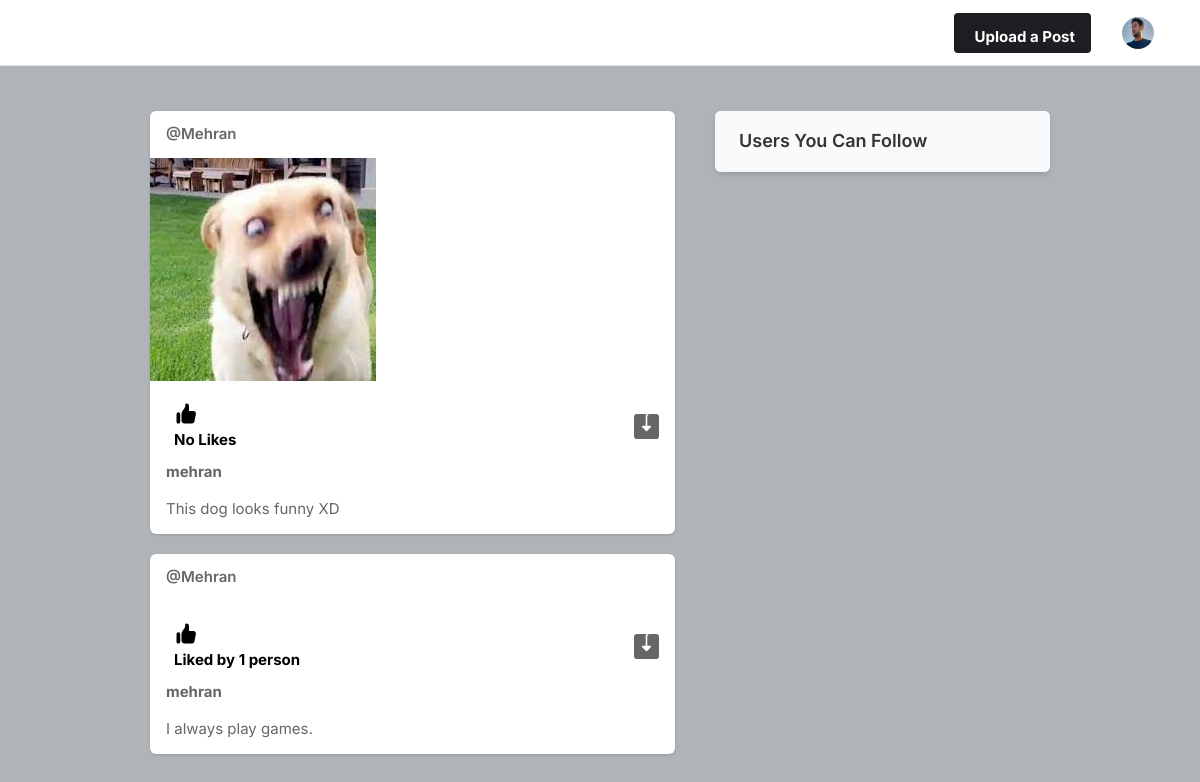
The page / (signed in) on the database as committed earlier.
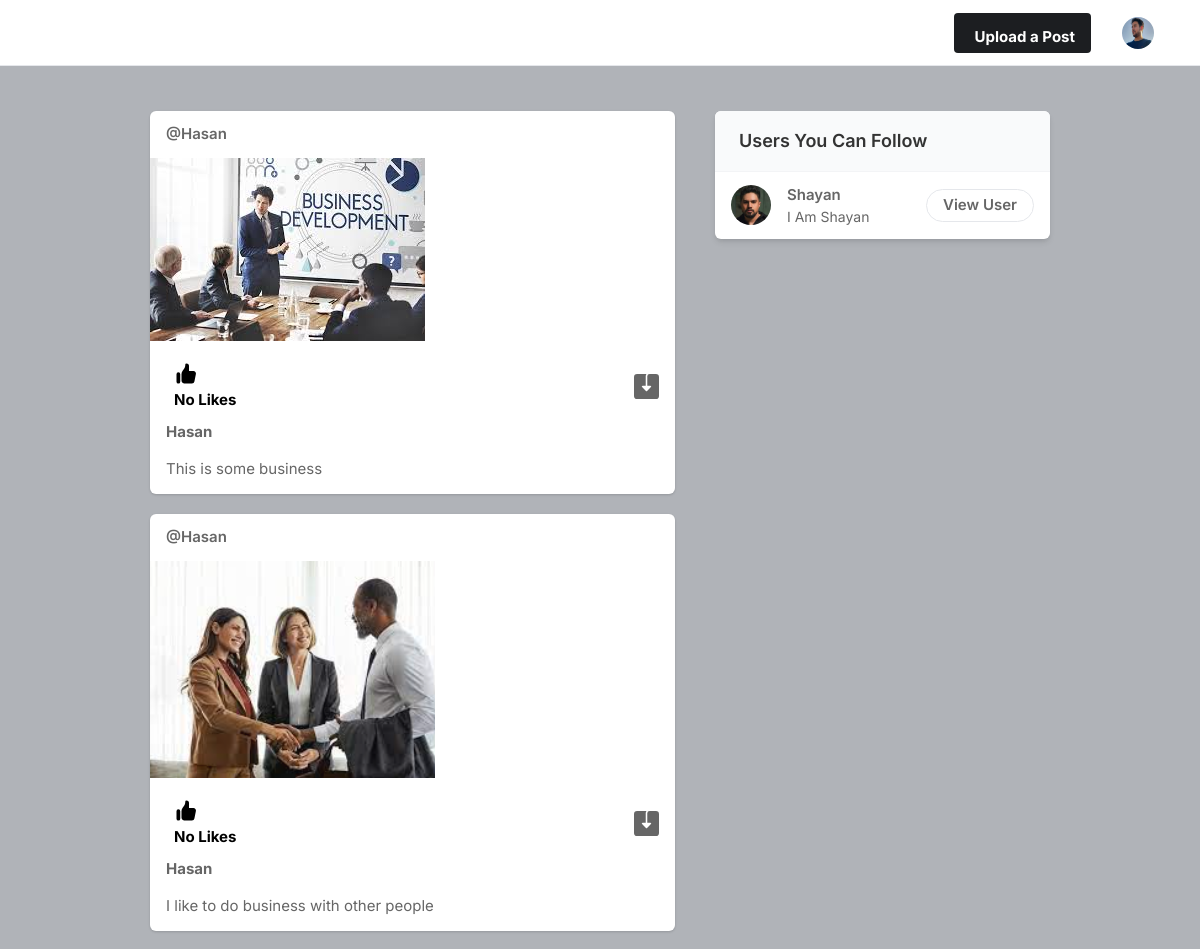
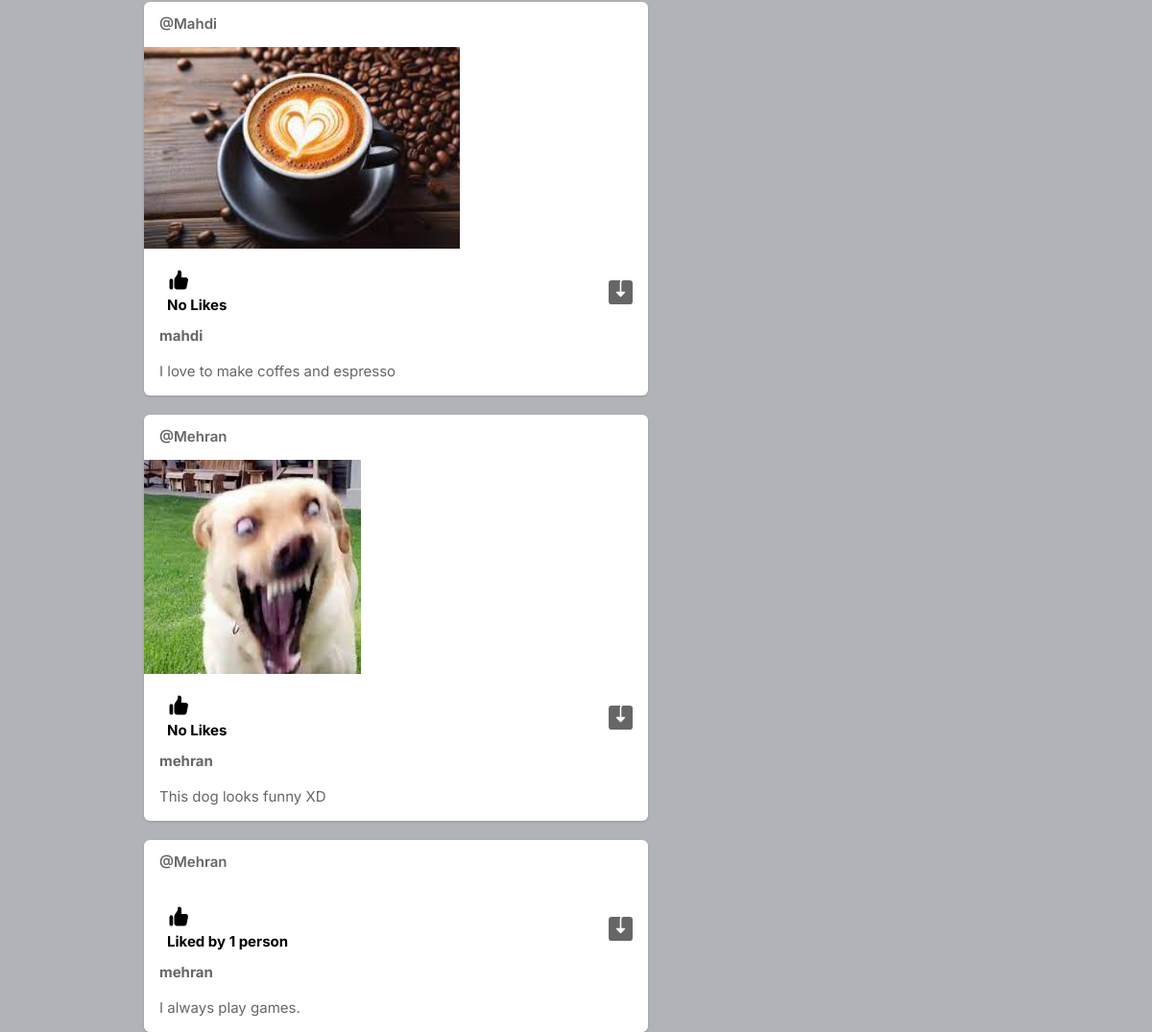
The same page on the database as committed later (2 pictures, top to bottom).
### main/models.py (models this page shows, shortened)
class Profile(models.Model):
    user = models.ForeignKey(User, on_delete=models.CASCADE)
    id_user = models.IntegerField()
    first_name = models.CharField(max_length=100 , default='first_name')
    last_name = models.CharField(max_length=100, default='last_name')
    bio = models.TextField(blank=True)
    profileimg = models.ImageField(upload_to='profile_images' , default='default_pic.png')
    location = models.CharField(max_length= 100, blank= True)

### posts/models.py (models this page shows, shortened)
class Post(models.Model):
    id = models.UUIDField(primary_key=True , default=uuid.uuid4)
    user = models.CharField(max_length=100)
    image = models.ImageField(upload_to='post_image')
    caption = models.TextField()
    created_at = models.DateTimeField(default=datetime.now)
    num_of_likes = models.IntegerField(default=0)

### main/views.py (the view)
# urls.py: path('', views.index, name='index'),
@login_required(login_url='login')
def index(request):
    user_object = User.objects.get(username = request.user.username)
    user_profile = Profile.objects.get(user = user_object)
    user_following_list = []
    feed = []
    user_following = FollowersCount.objects.filter(follower = request.user.username)
    for i in user_following:
        user_following_list.append(i.followed_user)
    for i in user_following_list:
        feed_list = Post.objects.filter(user = i)
        feed.append(feed_list)
    feed_list = list(chain(*feed))
    all_users = User.objects.all()
    user_following_all = []
    for user in user_following:
        user_list = User.objects.get(username = user.followed_user)
        user_following_all.append(user_list)
    new_suggestion_list = [x for x in list(all_users) if (x not in list(user_following_all))]
    current_user = User.objects.filter(username=request.user.username)
    final_suggestions_list = [x for x in list(new_suggestion_list) if (x not in list(current_user))]
    random.shuffle(final_suggestions_list)
    username_profile = []
    username_profile_list = []
    for users in final_suggestions_list:
        username_profile.append(users.id)
    for ids in username_profile:
        profile_list = Profile.objects.filter(id_user=ids)
        username_profile_list.append(profile_list)
    suggestions_username_profile_list = list(chain(*username_profile_list))
    return render(request, 'index.html', {'user_profile': user_profile, 'posts': feed_list, 'suggestions_username_profile_list':suggestions_username_profile_list[:4]})

### templates/index.html (shortened to what this page needs)
{% load static %}
<!DOCTYPE html>
<html lang="en">
<head>
    <link rel="stylesheet" href="{% static 'assets/css/icons.css' %}">
    <link rel="stylesheet" href="{% static 'assets/css/uikit.css' %}">
    <link rel="stylesheet" href="{% static 'assets/css/style.css' %}">
    <link rel="stylesheet" href="{% static 'assets/css/tailwind.css' %}">
</head>
<body>
            <header>
                <div class="header_inner">
                    <div class="right-side lg:pr-4">
                        <a href="#"
                            class="bg-pink-500 flex font-bold hidden hover:bg-pink-600 hover:text-white inline-block items-center lg:block max-h-10 mr-4 px-4 py-2 rounded shado text-white">
                              Upload a Post
                        </a>
                        <a href="#">
                            <img src="{{user_profile.profileimg.url}}" class="header-avatar" alt="">
                        </a>
                    </div>
                </div>
            </header>
            <div class="container m-auto">
                <div class="lg:flex justify-center lg:space-x-10 lg:space-y-0 space-y-5">
                    <div class="space-y-5 flex-shrink-0 lg:w-7/12">
                        {% for i in posts reversed %}
                        <div class="bg-white shadow rounded-md  -mx-2 lg:mx-0">
                            <div class="flex justify-between items-center px-4 py-3">
                                <div class="flex flex-1 items-center space-x-4">
                                    <a href="/profile/{{i.user}}">
                                    <span class="block capitalize font-semibold "> @{{i.user}}  </span></a>
                                </div>
                            </div>
                            <div uk-lightbox>
                                <a href="{{i.image.url}}">
                                    <img src="{{i.image.url}}" alt="">
                                </a>
                            </div>
                            <div class="py-3 px-4 space-y-3">
                                <div class="flex space-x-4 lg:font-bold">
                                    <a href="/like_post?post_id={{i.id}}" class="flex items-center space-x-2">
                                        <div class="p-2 rounded-full text-black">
                                            {% if i.num_of_likes == 0 %}
                                                <p>No Likes</p>
                                            {% elif i.num_of_likes == 1 %}
                                                <p>Liked by {{i.num_of_likes}} person</p>
                                            {% else %}
                                            <p>Liked by {{i.num_of_likes}} persons</p>
                                            {% endif %}
                                        </div>
                                    </a>
                                    <a href="{{i.image.url}}" class="flex items-center space-x-2 flex-1 justify-end" download>
                                    </a>
                                </div>
                                <a href="/profile/{{i.user}}"><strong>{{i.user}}</strong></a>
                                <p>{{i.caption}}</p>
                            </div>
                        </div>
                        {% endfor %}
                    </div>
                    <div class="lg:w-5/12">
                        <div class="bg-white  shadow-md rounded-md overflow-hidden">
                            <div class="bg-gray-50  border-b border-gray-100 flex items-baseline justify-between py-4 px-6 ">
                                <h2 class="font-semibold text-lg">Users You Can Follow</h2>
                            </div>
                            <div class="divide-gray-300 divide-gray-50 divide-opacity-50 divide-y px-4 ">
                                {% for i in suggestions_username_profile_list %}
                                <div class="flex items-center justify-between py-3">
                                    <div class="flex flex-1 items-center space-x-4">
                                        <a href="/profile/{{i.user}}">
                                            <img src="{{i.profileimg.url}}" class="bg-gray-200 rounded-full w-10 h-10">
                                        </a>
                                        <div class="flex flex-col">
                                            <span class="block capitalize font-semibold"> {{i.user}} </span>
                                            <span class="block capitalize text-sm"> {{i.bio}} </span>
                                        </div>
                                    </div>
                                    <a href="/profile/{{i.user}}" class="border border-gray-200 font-semibold px-4 py-1 rounded-full hover:bg-pink-600 hover:text-white hover:border-pink-600 "> View User </a>
                                </div>
                                {% endfor %}
                            </div>
                        </div>
                    </div>
                </div>
            </div>
</body>
</html>

### static/assets/css/style.css (style rules this page uses)
body { background-color: #B0B3B8!important; }
::placeholder { color: #808080; opacity: 1; }
a { color: #be185d; -webkit-transition: 0.3s; transition: 0.3s; outline: none !important; }
img { max-width: 100%; }
body { color: #666; font-size: 15px; line-height: 27px; background-color: #f0f2f5; font-family: "Inter", sans-serif; text-transform: none; }
body p { font-size: 15px; line-height: 27px; }
h1, h2, h3, h4, h5, h6 { font-family: "Inter", sans-serif; text-transform: none; }
h1, h2, h3, h4, h5, h6 { color: #333; font-weight: 500; margin: 0; padding: 0; }
h2 { font-size: 26px; }
b, strong { font-weight: 700 !important; }
@media (min-width: 1024px) { .container { max-width: 900px !important; padding-top: 45px; } }
header { background-color: #fff; left: 0; right: 0; top: 0; z-index: 99; height: 66px; display: -webkit-box; display: -ms-flexbox; display: flex; -webkit-box-align: center; -ms-flex-align: center; align-items: center; border-bottom: 1px solid #e5e7eb; }
header .header_inner { display: -webkit-box; display: -ms-flexbox; display: flex; -webkit-box-align: center; -ms-flex-align: center; align-items: center; max-width: 1090px; margin: auto; width: 100%; max-width: 100% !important; padding: 0 30px; }
header .header_inner .right-side { display: -webkit-box; display: -ms-flexbox; display: flex; -webkit-box-align: center; -ms-flex-align: center; align-items: center; -webkit-box-pack: end; -ms-flex-pack: end; justify-content: flex-end; margin-left: auto; }
header .header_inner .right-side .header-avatar { width: 32px; height: 32px; border-radius: 100%; margin-left: 15px; }

Rows that differ between the two databases and show on the page:
added Post: user "Hasan", image (picture), num_of_likes "No Likes", caption "This is some business"
added Post: user "Hasan", image (picture), num_of_likes "No Likes", caption "I like to do business with other people"
added Post: user "Mahdi", image (picture), num_of_likes "No Likes", user "mahdi", caption "I love to make coffes and espresso"
added Profile: profileimg (picture), user "Shayan", bio "I Am Shayan"
